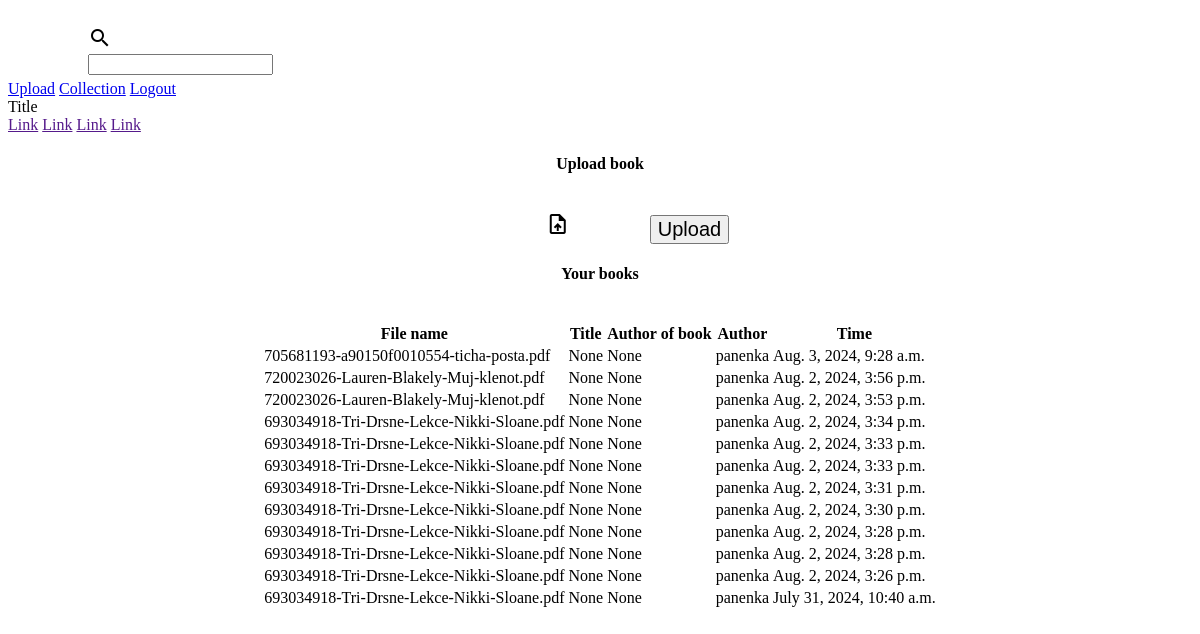
The app's page /upload/ (signed in), older data.
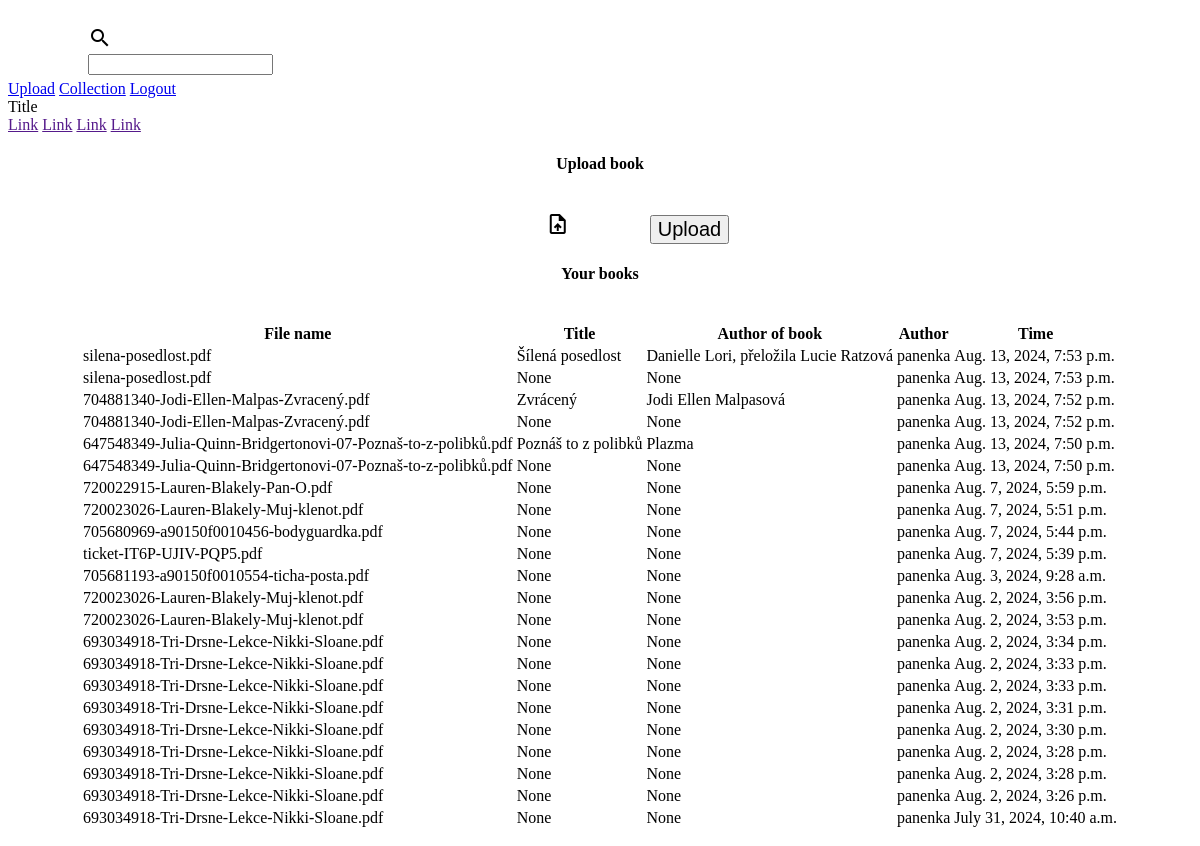
The same page, newer data.
### library/models.py (models this page shows)
class UploadedBook(models.Model):
    file_name = models.CharField(max_length=1024)
    file = models.FileField(upload_to='uploads/')
    author = models.ForeignKey(User, on_delete=models.CASCADE)
    date = models.DateTimeField(auto_now=True)
    id = models.IntegerField(primary_key=True)
    title = models.CharField(max_length=1024, null=True)
    author_of_book = models.CharField(max_length=1024, null=True)

class User(AbstractUser):
    pass

### library/views.py (the view, shortened to what this page needs)
# urls.py: path('upload/', views.upload_file, name='upload_file'),
def upload_file(request):
    uploaded_books = UploadedBook.objects.filter(author=request.user).order_by('-date')
    return render(request, 'upload_file.html', {'uploaded_books': uploaded_books})

### library/templates/upload_file.html (shortened to what this page needs)
{% extends "layout.html" %}
{% block body %}
<h4 class="title_upload">Upload book</h4>
<div class="center_div">
  <form method="post" enctype="multipart/form-data">
    <label class="mdl-button mdl-js-button mdl-button--fab mdl-js-ripple-effect mdl-button--colored upload_book">
      <i class="material-icons">upload_file</i>
    </label>
    <input class="mdl-button mdl-js-button mdl-button--raised mdl-js-ripple-effect mdl-button--accent  upload_book"
      type="submit" value="Upload">
  </form>
</div>
<h4 class="title_upload">Your books</h4>
<div class="center_div">
  <table class="mdl-data-table mdl-js-data-table">
    <thead>
      <tr>
        <th class="mdl-data-table__cell--non-numeric">File name</th>
        <th>Title</th>
        <th>Author of book</th>
        <th>Author</th>
        <th>Time</th>
      </tr>
    </thead>
    <tbody>
      {% for book in uploaded_books %}
      <tr>
        <td class="mdl-data-table__cell--non-numeric">{{ book.file_name }}</td>
        <td>{{book.title}}</td>
        <td>{{book.author_of_book}}</td>
        <td>{{ book.author.username }}</td>
        <td>{{ book.date }}</td>
      </tr>
      {% endfor %}
    </tbody>
  </table>
</div>
{% endblock %}

### library/templates/layout.html (shortened to what this page needs)
{% load static %}
<!DOCTYPE html>
<html lang="en">
<head>
    <link rel="stylesheet" href="https://code.getmdl.io/1.3.0/material.blue_grey-pink.min.css" />
    <link href="{% static 'styles.css' %}" rel="stylesheet">
</head>
<body>
    <div class="demo-layout-waterfall mdl-layout mdl-js-layout {% if not user.is_authenticated %}mdl-layout--no-drawer-button {% endif %}">
        <header class="mdl-layout__header mdl-layout__header--waterfall">
            <div class="mdl-layout__header-row">
                <span class="mdl-layout-title">
                    <a href="{% url 'index' %}">Library</a>
                    </span>
                <div class="mdl-textfield mdl-js-textfield mdl-textfield--expandable
                              mdl-textfield--floating-label mdl-textfield--align-right">
                    {% if user.is_authenticated %}
                    <label class="mdl-button mdl-js-button mdl-button--icon" for="waterfall-exp">
                        <i class="material-icons">search</i>
                    </label>
                    {% endif %}
                    <div class="mdl-textfield__expandable-holder">
                        <input class="mdl-textfield__input" type="text" name="sample" id="waterfall-exp">
                    </div>
                </div>
            </div>
            <div class="mdl-layout__header-row">
                <nav class="mdl-navigation">
                    {% if user.is_authenticated %}
                    <a class="mdl-navigation__link" href="{% url 'upload_file' %}">Upload</a>
                    <a class="mdl-navigation__link" href="{% url 'collection' %}">Collection</a>
                    <a class="mdl-navigation__link" href="{% url 'logout' %}">Logout</a>
                    {% else %}
                    <a class="mdl-navigation__link" href="{% url 'login' %}">Login</a>
                    <a class="mdl-navigation__link" href="{% url 'register' %}">Register</a>
                    {% endif %}
                </nav>
            </div>
        </header>
        <div class="mdl-layout__drawer">
            <span class="mdl-layout-title">Title</span>
            <nav class="mdl-navigation">
                <a class="mdl-navigation__link" href="">Link</a>
                <a class="mdl-navigation__link" href="">Link</a>
                <a class="mdl-navigation__link" href="">Link</a>
                <a class="mdl-navigation__link" href="">Link</a>
            </nav>
        </div>
        <main class="mdl-layout__content">
            <div class="page-content">
                {% block body %}
                {% endblock %}
            </div>
        </main>
    </div>
</body>
</html>

### library/static/styles.css (style rules this page uses)
.mdl-layout-title a { color: white; text-decoration: none; }
.upload_book { margin-left: 75px; font-size: 20px; margin-top: 20px; }
.mdl-data-table { padding: 0; margin-top: 18px; }
.title_upload { padding: 0; display: flex; justify-content: center; align-items: center; height: 100%; width: 100%; text-align: center; }
.mdl-textfield { margin-left: 80px; display: block; margin-bottom: 5px; }
.center_div { display: flex; justify-content: center; }

### library/templates/layout.html (style rules this page uses)
.demo-layout-waterfall .mdl-layout__header-row .mdl-navigation__link:last-of-type { padding-right: 0; }

Row changes from the older to the newer data that the page shows:
added UploadedBook: file_name "silena-posedlost.pdf", title "Šílená posedlost", author_of_book "Danielle Lori, přeložila Lucie Ratzová", author.username "panenka", date "Aug. 13, 2024, 7:53 p.m."
added UploadedBook: file_name "silena-posedlost.pdf", title "None", author_of_book "None", author.username "panenka", date "Aug. 13, 2024, 7:53 p.m."
added UploadedBook: file_name "704881340-Jodi-Ellen-Malpas-Zvracený.pdf", title "Zvrácený", author_of_book "Jodi Ellen Malpasová", author.username "panenka", date "Aug. 13, 2024, 7:52 p.m."
added UploadedBook: file_name "704881340-Jodi-Ellen-Malpas-Zvracený.pdf", title "None", author_of_book "None", author.username "panenka", date "Aug. 13, 2024, 7:52 p.m."
added UploadedBook: file_name "647548349-Julia-Quinn-Bridgertonovi-07-Poznaš-to-z-polibků.pdf", title "Poznáš to z polibků", author_of_book "Plazma", author.username "panenka", date "Aug. 13, 2024, 7:50 p.m."
added UploadedBook: file_name "647548349-Julia-Quinn-Bridgertonovi-07-Poznaš-to-z-polibků.pdf", title "None", author_of_book "None", author.username "panenka", date "Aug. 13, 2024, 7:50 p.m."
added UploadedBook: file_name "720022915-Lauren-Blakely-Pan-O.pdf", title "None", author_of_book "None", author.username "panenka", date "Aug. 7, 2024, 5:59 p.m."
added UploadedBook: file_name "720023026-Lauren-Blakely-Muj-klenot.pdf", title "None", author_of_book "None", author.username "panenka", date "Aug. 7, 2024, 5:51 p.m."
added UploadedBook: file_name "705680969-a90150f0010456-bodyguardka.pdf", title "None", author_of_book "None", author.username "panenka", date "Aug. 7, 2024, 5:44 p.m."
added UploadedBook: file_name "ticket-IT6P-UJIV-PQP5.pdf", title "None", author_of_book "None", author.username "panenka", date "Aug. 7, 2024, 5:39 p.m."
